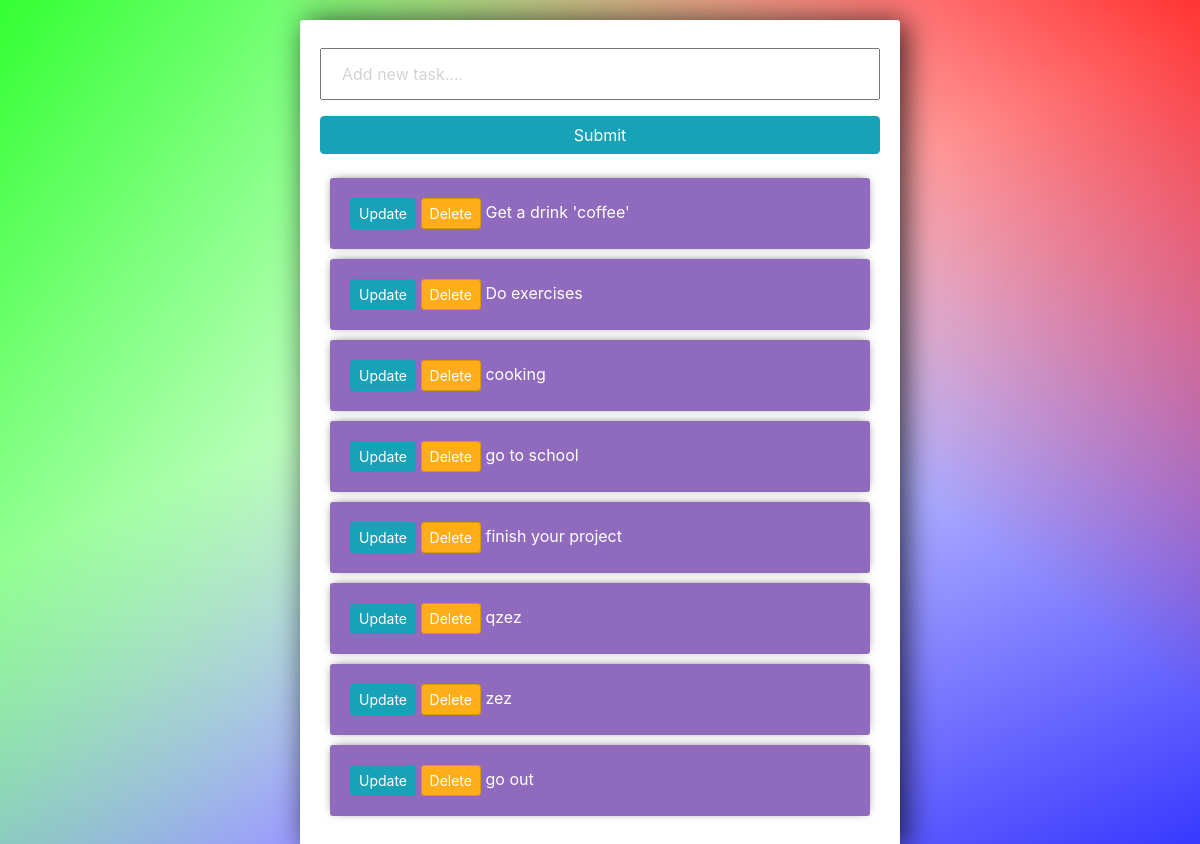
The app's page /, older data.
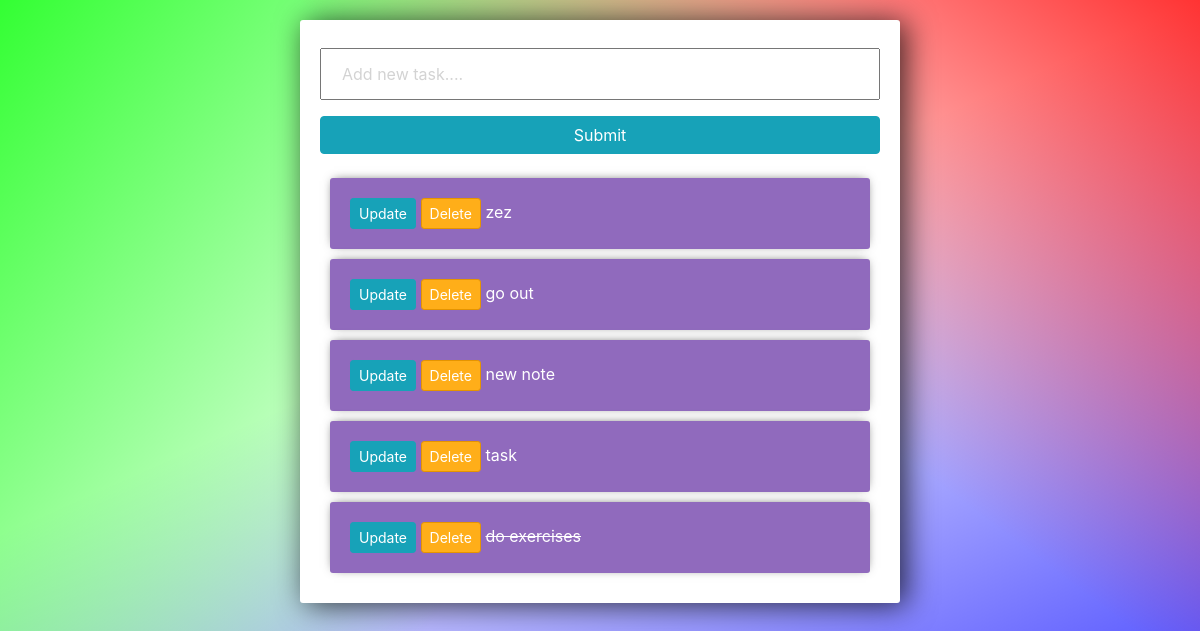
The same page, newer data.
### tasks/models.py (models this page shows)
class Task(models.Model):
    title = models.CharField(max_length=200)
    complete = models.BooleanField(default=False)
    created = models.DateTimeField(auto_now_add=True)
    def __str__(self):
        return self.title

### tasks/views.py (the view)
# urls.py: path('', views.index, name='list'),
def index(request):
    tasks = Task.objects.all()
    form = TaskForm()
    if request.method == 'POST':
        form = TaskForm(request.POST)
        if form.is_valid():
            form.save()
        return redirect('/')
    context = {"tasks":tasks, "form":form}
    return render(request, 'tasks/list.html', context)

### tasks/forms.py
class TaskForm(forms.ModelForm):
    title = forms.CharField(widget=forms.TextInput(attrs={'placeholder': 'Add new task....'}))
    class Meta:
        model = Task
        fields = '__all__'

### tasks/templates/tasks/list.html (shortened to what this page needs)
<link
  rel="stylesheet"
  href="https://stackpath.bootstrapcdn.com/bootstrap/4.3.1/css/bootstrap.min.css"
/>
<div class="center-column">
  <form method="POST" action="/">
    {{form.title}}
    <input class="btn btn-info" type="submit" name="Create Task" />
  </form>
  <div class="todo-list">
    {% for task in tasks %}
    <div class="item-row">
      <a class="btn btn-sm btn-info" href="{% url 'update_task' task.id %}"
        >Update</a
      >
      <a class="btn btn-sm btn-danger" href="{% url 'delete' task.id %}"
        >Delete</a
      >
      {% if task.complete == True %}
      <del>{{task}}</del>
      {% else %}
      <span>{{task}}</span>
      {% endif %}
    </div>
    {% endfor %}
  </div>
</div>

### tasks/templates/tasks/list.html (style rules this page uses)
input { width: 100%; padding: 12px 20px; margin: 8px 0; box-sizing: border-box; }
input::placeholder { color: #d3d3d3; }
.center-column { width: 600px; margin: 20px auto; padding: 20px; background-color: #fff; border-radius: 3px; box-shadow: 6px 2px 30px 0px rgba(0, 0, 0, 0.75); }
.item-row { background-color: #906abd; margin: 10px; padding: 20px; border-radius: 3px; color: #fff; font-size: 16px; box-shadow: 0px -1px 10px -4px rgba(0, 0, 0, 0.75); }
.btn-danger { background-color: #ffae19; border-color: #e59400; }

Row changes from the older to the newer data that the page shows:
removed Task: title "Get a drink 'coffee'"
removed Task: title "Do exercises"
removed Task: title "cooking"
removed Task: title "go to school"
removed Task: title "finish your project"
removed Task: title "qzez"
added Task: title "new note"
added Task: title "task"
added Task: title "do exercises"
